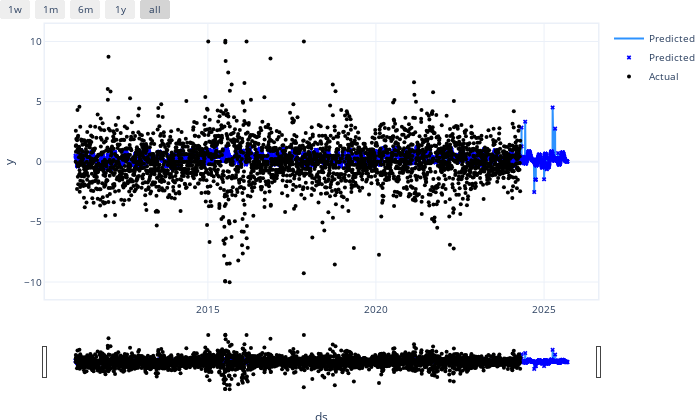

Write notebook code for a chart like this one.
### Code cell
m.set_plotting_backend("plotly")
m.highlight_nth_step_ahead_of_each_forecast(1)
m.plot(forecast)

### Figure 1 — Plotly figure (JSON) as saved in the notebook; plotly's stock layout.template omitted (floating-point values rounded to 4 significant figures; data arrays with more than 128 entries replaced by an {"elided": "..."} marker saying what was removed)
{"data": [{"line": {"color": "#2d92ff", "width": 2}, "mode": "lines", "name": "Predicted", "type": "scatter", "x": {"elided": "3539 str values"}, "y": {"elided": "3539 float values"}}, {"marker": {"color": "blue", "size": 4, "symbol": "x"}, "mode": "markers", "name": "Predicted", "type": "scatter", "x": {"elided": "3539 str values"}, "y": {"elided": "3539 float values"}}, {"marker": {"color": "black", "size": 4}, "mode": "markers", "name": "Actual", "type": "scatter", "x": {"elided": "3539 str values"}, "y": {"elided": "3539 float values"}}], "layout": {"autosize": true, "font": {"size": 10}, "height": 420, "hovermode": "x unified", "margin": {"b": 0, "l": 0, "pad": 0, "r": 10, "t": 10}, "showlegend": true, "title": {"font": {"size": 12}}, "width": 700, "xaxis": {"linewidth": 1.5, "mirror": true, "rangeselector": {"buttons": [{"count": 7, "label": "1w", "step": "day", "stepmode": "backward"}, {"count": 1, "label": "1m", "step": "month", "stepmode": "backward"}, {"count": 6, "label": "6m", "step": "month", "stepmode": "backward"}, {"count": 1, "label": "1y", "step": "year", "stepmode": "backward"}, {"step": "all"}]}, "rangeslider": {"visible": true}, "showline": true, "title": {"text": "ds"}, "type": "date"}, "yaxis": {"linewidth": 1.5, "mirror": true, "showline": true, "title": {"text": "y"}}}}
